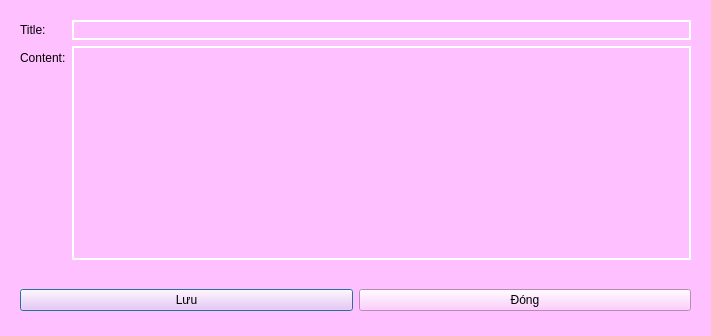
<?xml version="1.0" encoding="UTF-8"?>
<ui version="4.0">
 <class>Dialog</class>
 <widget class="QDialog" name="Dialog">
  <property name="geometry">
   <rect>
    <x>0</x>
    <y>0</y>
    <width>711</width>
    <height>336</height>
   </rect>
  </property>
  <property name="maximumSize">
   <size>
    <width>16777215</width>
    <height>611</height>
   </size>
  </property>
  <property name="windowTitle">
   <string>Dialog</string>
  </property>
  <property name="styleSheet">
   <string notr="true">background-color: rgb(255, 192, 255);</string>
  </property>
  <layout class="QVBoxLayout" name="verticalLayout">
   <item>
    <widget class="QWidget" name="widget" native="true">
     <layout class="QFormLayout" name="formLayout">
      <item row="0" column="0">
       <widget class="QLabel" name="label">
        <property name="text">
         <string>Title:</string>
        </property>
       </widget>
      </item>
      <item row="0" column="1">
       <widget class="QLineEdit" name="lineEditTitle">
        <property name="styleSheet">
         <string notr="true">border: 2px solid white;  </string>
        </property>
       </widget>
      </item>
      <item row="1" column="0">
       <widget class="QLabel" name="label_2">
        <property name="text">
         <string>Content:</string>
        </property>
       </widget>
      </item>
      <item row="1" column="1">
       <widget class="QTextEdit" name="textEditContent">
        <property name="styleSheet">
         <string notr="true">border: 2px solid white;  </string>
        </property>
       </widget>
      </item>
     </layout>
    </widget>
   </item>
   <item>
    <widget class="QWidget" name="widget_2" native="true">
     <property name="minimumSize">
      <size>
       <width>689</width>
       <height>50</height>
      </size>
     </property>
     <property name="maximumSize">
      <size>
       <width>889</width>
       <height>50</height>
      </size>
     </property>
     <layout class="QHBoxLayout" name="horizontalLayout">
      <item>
       <widget class="QPushButton" name="btnLuu">
        <property name="text">
         <string>Lưu</string>
        </property>
       </widget>
      </item>
      <item>
       <widget class="QPushButton" name="btnDong">
        <property name="text">
         <string>Đóng</string>
        </property>
       </widget>
      </item>
     </layout>
    </widget>
   </item>
  </layout>
 </widget>
 <resources/>
 <connections/>
</ui>
